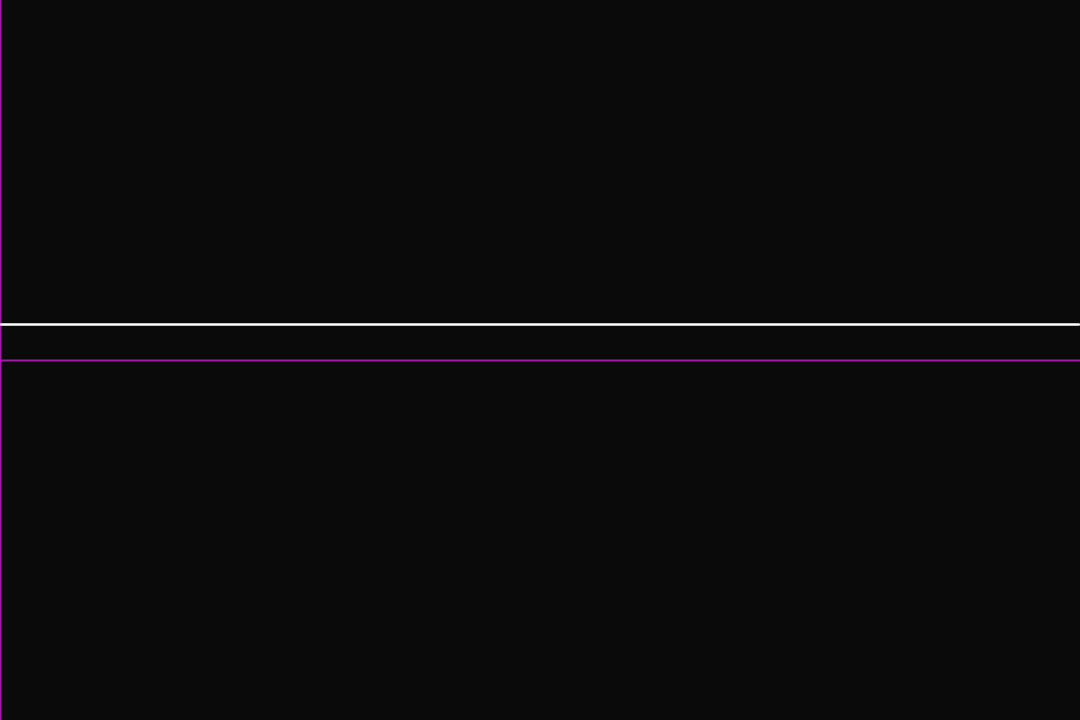
Frame 1 (no input)
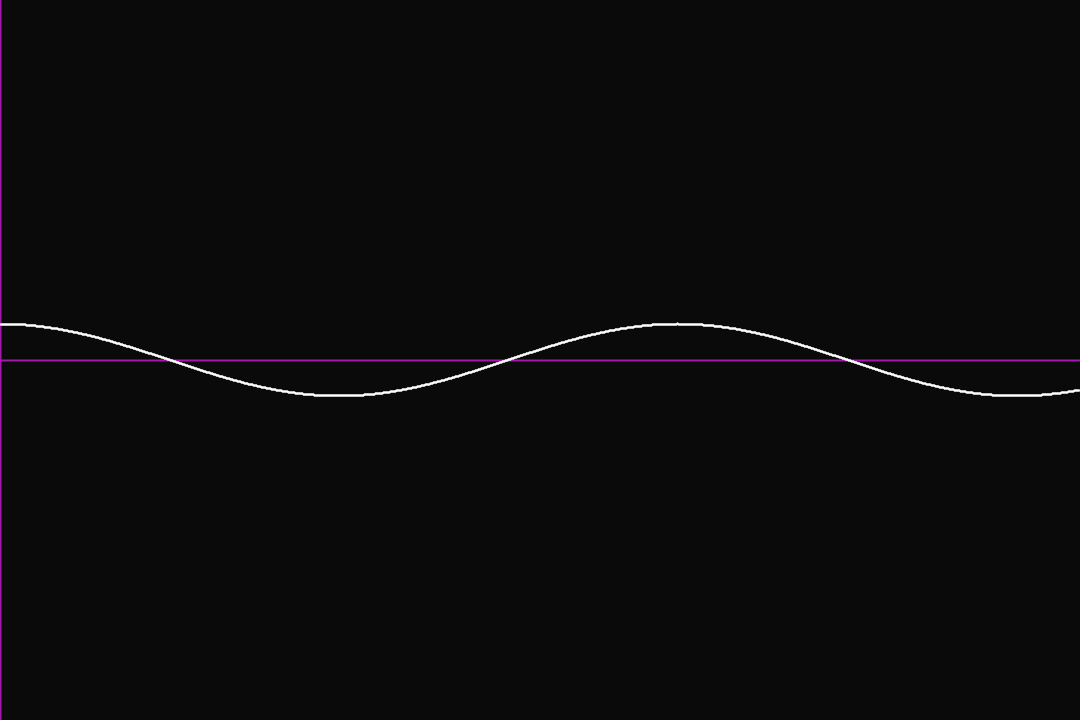
Frame 60 (the mouse pressed at the canvas centre just before this capture)
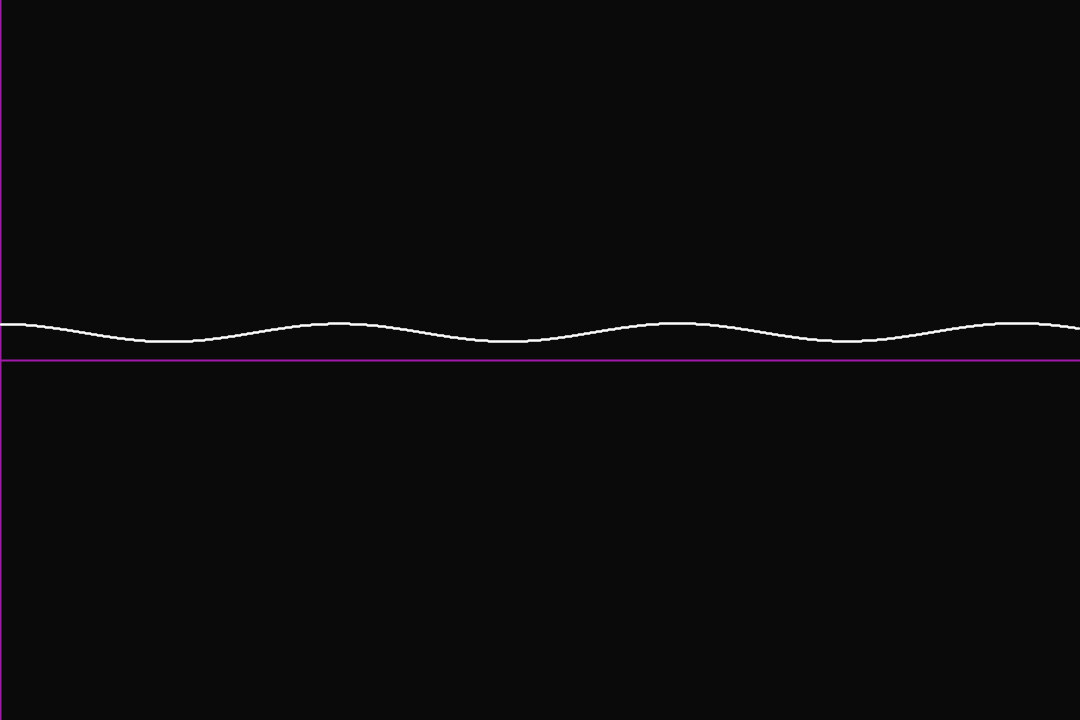
Frame 120 (the mouse held since frame 60 and released just before this capture)

The Processing sketch that drew these frames (run headless with seeded random() and noise(); from frame 60 on, the mouse is pressed at the canvas centre):

// Processing sketch: odeexistence
// ── odeexistence.pde

float[] currentPhi;
float[] nextPhi;


void setup() {
  size(1080,720);
  smooth(6);

  xAxis = map(0, range[0], range[1], -height/2, height/2);
  yAxis = map(0, domain[0], domain[1], -width/2, width/2);
  
  currentPhi = new float[width];
  nextPhi = new float[width];
  
 createInitialPhi();
  
}

void draw() {
  background(backgroundColor);
  translate(width/2,height/2);
  scale(1,-1);
  createAxis();
  createGraph();
  if (frameCount % 50 ==0 ) {
    createNextPhi();
  }
}

void createInitialPhi() {
  for (int i = 0; i < width; i++) {
    currentPhi[i] = map((float) y0, range[0], range[1], -height/2, height/2);
  }
}

//create next function algorithm
//phi_{k+1}(t) = y_0 + \int_{t_0}^{t} f(s, \phi_k(s)) dx
//phi_{0}(t) := y_0

void createNextPhi() {
  float dt = (domain[1] - domain[0])/width;
  nextPhi[0] = map((float) y0, range[0], range[1], -height/2, height/2);
  for (int j = 1; j < width; j ++) {
     float time = map(j, 0, width-1, domain[0], domain[1]);
     float value = map((float) currentPhi[j], -height/2, height/2, range[0], range[1]);
     nextPhi[j] = nextPhi[j-1] + map((float) f(time, value), range[0], range[1], -height/2, height/2)*dt;
  }
  for (int i = 0; i < width; i++) {
    currentPhi[i] = nextPhi[i];
  }
}

// ── InternalParameters_Methods.pde
color white = color(255,255,255);
color green = color(45,245,0);
color purple = color(162,24,170);
color backgroundColor = color(10,10,10);


float axisstrokeWeight = 2;
float plotstrokeWeight = 2;

float xAxis;
float yAxis;

float[] domain = {0,10};

float[] range = {-10,10};

void createAxis() {
  stroke(purple);
  strokeWeight(axisstrokeWeight);
  line(-width/2, xAxis, width/2, xAxis);
  line(yAxis, -height/2, yAxis, height/2);
}

void createGraph() {
 stroke(white);
 strokeWeight(plotstrokeWeight);
  for (int i = 0; i < width-1; i++) {
    float x0 = map(i, 0, width-1, -width/2, width/2);
    float x1 = map(i+1, 0, width-1, -width/2, width/2);
    line(x0,currentPhi[i],x1,currentPhi[i+1]);
  }
}

// ── Parameters.pde
//y' = f(t, y(t))

float f(float t, float y) {
  return -y*sin(t); 
}

//initial condition, y(0)

float t0 = 0;
float y0 = 1;
